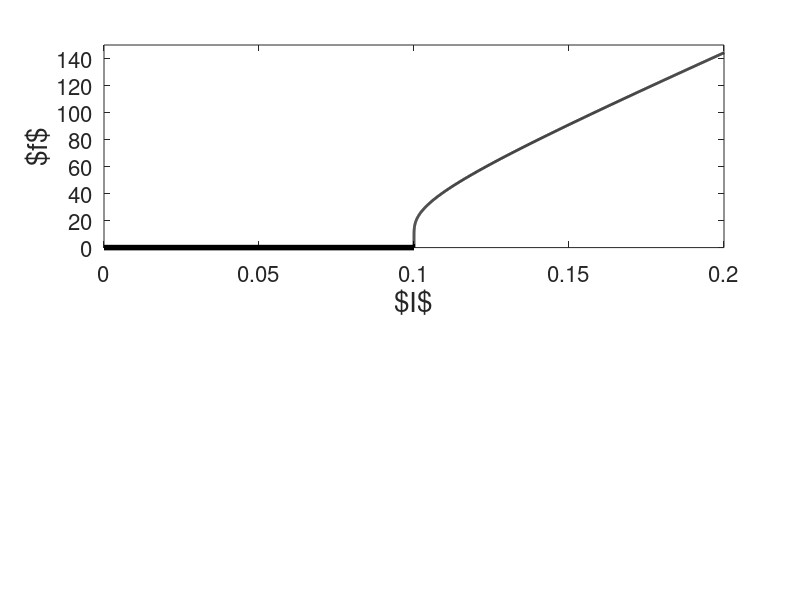

MATLAB code to generate this figure:
N=1000;
ind=[1:N];
I=0.1+exp(-N./ind)*exp(1)*0.1;

tau_m=10;

T=tau_m*log(tau_m*I./(tau_m*I-1));
f=1000./T;

subplot(211);
plot(I,f,'-k','Linewidth',2);
hold on;
plot([0,0.1],[0,0],'-k','Linewidth',4);
hold off;
set(gca,'Fontsize',16);
xlabel('$I$','Fontsize',20);
ylabel('$f$','Fontsize',20);
axis([0,0.2,0,150]);
shg;
